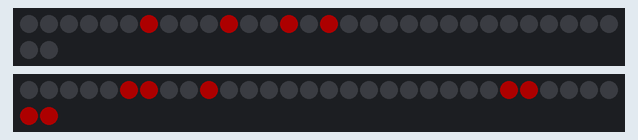
Bench run of a sketch on a simulated Arduino Uno, built with avr-gcc and run on an emulated ATmega328P. On the bench: 2 × 32 RGB LEDs in strip order, left to right, continuing on the next row. Dim RGB values are drawn brighter than linear; random numbers use the default seed unless the sketch sets one; what the sketch prints to the serial monitor is not drawn.

Above: at 0.07 s.
At 0.51 s:
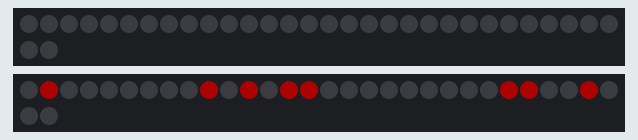
At 1.0 s:
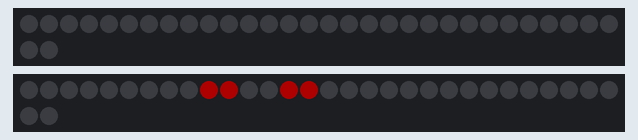

The sketch:

Life.ino
```cpp
//#include <Wire.h>
#include <Adafruit_NeoPixel.h>

// Pin definitions
#define ACCEL_INT 2
#define MODE_INT 3
#define LED 4
#define TOP 7
#define BOTTOM 8
#define BATT_STAT 10

// Settings
#define nLEDs 32
#define BRIGHTNESS 50
#define PRELOAD 59286 // preload timer 65536-16MHz/256/10Hz

// Globals
Adafruit_NeoPixel topStrip = Adafruit_NeoPixel(nLEDs, TOP, NEO_GRB + NEO_KHZ800);
Adafruit_NeoPixel bottomStrip = Adafruit_NeoPixel(nLEDs, BOTTOM, NEO_GRB + NEO_KHZ800);

const byte indices[8][8] = {
  {
    31,24,23,16,15,8,7,0              }
  ,{
    30,25,22,17,14,9,6,1              }
  ,{
    29,26,21,18,13,10,5,2              }
  ,{
    28,27,20,19,12,11,4,3              }
  ,{
    28,27,20,19,12,11,4,3              }
  ,{
    29,26,21,18,13,10,5,2              }
  ,{
    30,25,22,17,14,9,6,1              }
  ,{
    31,24,23,16,15,8,7,0              }
};

/*
// start with glyder
 byte red[8][8]= {
 {  0,  0,  0,  0,  0,  0,  0,  0},
 {  0,  0,  0,  0,  0,  0,  0,  0},
 {  0,  0,  0,  0,  0,  0,  0,  0},
 {  0,  0,  0,  0,  0,  0,  0,  0},
 {  0,  0,  0,  0,255,  0,255,  0},
 {  0,  0,  0,  0,  0,255,255,  0},
 {  0,  0,  0,  0,  0,255,  0,  0},
 {  0,  0,  0,  0,  0,  0,  0,  0},
 };
 */
byte red[8][8];
byte blue[8][8];
byte green[8][8];

boolean exec = false;

// ======================================================================================================

void setup() {
  //  long tick = millis();
  Serial.begin(115200);

  topStrip.begin();
  bottomStrip.begin();
  topStrip.show();
  bottomStrip.show();
  topStrip.setBrightness(BRIGHTNESS);
  bottomStrip.setBrightness(BRIGHTNESS);

  pinMode(MODE_INT, INPUT);

  Serial.println("Begin");

  //clearSphere(1);


  randomSeed(analogRead(0));
  long randNum = 0;
  // init game with random pattern
  for(int idx = 0; idx<8; idx++){
    for(int jdx = 0; jdx<8; jdx++){
      randNum = random(5);
      if(randNum == 0){
        red[idx][jdx]=255;
      }
    }
  }
}

void loop() {

  doGameOfLifeTick(0);

  sendToSphere();
  delay(100);
}

// ======================================================================================================

void sendToSphere(){
  // top strip
  for(int i = 0; i < 4; i++){
    for(int j = 0; j < 8; j++){
      topStrip.setPixelColor(indices[i][j], topStrip.Color(red[i][j], green[i][j], blue[i][j]));
    }
  }

  // bottom strip
  for(int i = 4; i < 8; i++){
    for(int j = 0; j < 8; j++){
      bottomStrip.setPixelColor(indices[i][j], bottomStrip.Color(red[i][j], green[i][j], blue[i][j]));
    }
  }
  topStrip.show();
  bottomStrip.show();
}

void clearSphere(int sendData){
  for(int i = 0; i < 8; i++){
    for(int j = 0; j < 8; j++){
      red[i][j] = 0;
      blue[i][j] = 0;
      green[i][j] = 0;
    }
  }
  if(sendData){
    sendToSphere();
  }
}

// Game of life specific functions:

void doGameOfLifeTick(int gameMode){
  int neighbors = 0;
  byte nextRed[8][8];

  for(int i = 0; i < 8; i++){
    for(int j = 0; j < 8; j++){
      nextRed[i][j] = 0;
    }
  }

  for(int idx = 0; idx<8; idx++){
    for(int jdx = 0; jdx<8; jdx++){
      long rand = random(10);
      // first count up all the neighbors for each cell
      neighbors = countNeighbors(idx, jdx);

      switch (gameMode){
      case 0: // play using traditional rules
        {
          /*
           * Traditional Rules
           * Any live cell with fewer than two live neighbours dies, as if caused by under-population.
           * Any live cell with two or three live neighbours lives on to the next generation.
           * Any live cell with more than three live neighbours dies, as if by over-population.
           * Any dead cell with exactly three live neighbours becomes a live cell, as if by reproduction.
           */
          // first see if the cell is alive
          if(red[idx][jdx] != 0){ // if alive
            if(neighbors < 2){
              nextRed[idx][jdx] = 0;
            }
            else if (neighbors > 3) {
              nextRed[idx][jdx] = 0;
            }
            else {
              nextRed[idx][jdx] = 255;
            }
          }
          else { // if dead
            if(neighbors == 3){
              nextRed[idx][jdx] = 255;
            }
          }
          break;
        }
      case 1: // Probabilistically Enhanced (lasts longer)
        {
          // Probabilistic-based rules
          // first see if the cell is alive
          if(red[idx][jdx] != 0){ // if alive
            if((neighbors < 2) && (rand > 2)){ // if too few neighbors and 20%
              nextRed[idx][jdx] = 0;
            }
            else if ((neighbors > 3) && (rand > 2)) { // if too many neighbors and 20%
              nextRed[idx][jdx] = 0;
            }
            else { // else we have the right amount to survive
              if(rand < 5) { // with 80% chance to live
                nextRed[idx][jdx] = 255;
              }
              else {
                nextRed[idx][jdx] = 0;
              }
            }
          }
          else { // if dead
            if((neighbors == 3) && (rand > 4)){ // can come alive if correct number of neighbors
              nextRed[idx][jdx] = 255;
            }
            else { // small chance to come alive spontaneously 10%
              if(rand == 9){
                nextRed[idx][jdx] = 255;
              }
            }
          }
          break;
        }
      }
    }
  }

  for(int idx = 0; idx<8; idx++){
    for(int jdx = 0; jdx<8; jdx++){
      red[idx][jdx] = nextRed[idx][jdx];
    }
  }
}

byte countNeighbors(int idx, int jdx){
  byte neighbors = 0;

  byte left = 0;
  byte right = 0;
  byte up = 0;
  byte down = 0;

  // get index of left neighbors
  if(idx == 0){
    left = 7;
  }
  else {
    left = idx-1;
  }

  // get index of right neighbors
  if(idx == 7){
    right = 0;
  }
  else {
    right = idx+1;
  }

  // get index of upper neighbors
  if(jdx == 0){
    up = 7;
  }
  else {
    up = jdx-1;
  }

  // get index of lower neighbors
  if(jdx == 7){
    down = 0;
  }
  else {
    down = jdx+1;
  }

  if(red[left][jdx] != 0){
    neighbors++;
  }
  if(red[left][up] != 0){
    neighbors++;
  }
  if(red[left][down] != 0){
    neighbors++;
  }
  if(red[right][jdx] != 0){
    neighbors++;
  }
  if(red[right][up] != 0){
    neighbors++;
  }
  if(red[right][down] != 0){
    neighbors++;
  }
  if(red[idx][up] != 0){
    neighbors++;
  }
  if(red[idx][down] != 0){
    neighbors++;
  }
  return neighbors;
}
```
